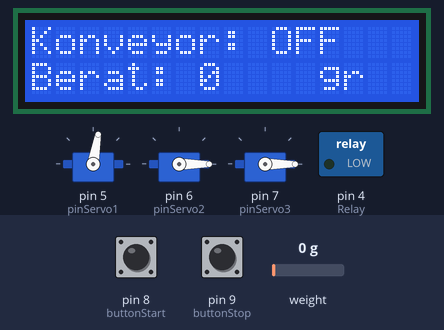
Recording of a sketch running on a simulated Arduino Uno, built with avr-gcc and run on an emulated ATmega328P. Shown: 16×2 character LCD, 3 × servo, switched loads named in the sketch (green lamp = pin HIGH). The test bench sets the inputs (shaded band); at power-on: pin 8 (buttonStart) LOW, weight on the scale 0 g, pin 9 (buttonStop) LOW. EEPROM starts erased.

Above: at 9.1 s.
9.2 s: pin 8 (buttonStart) pulled HIGH for 0.15 s
At 9.9 s:
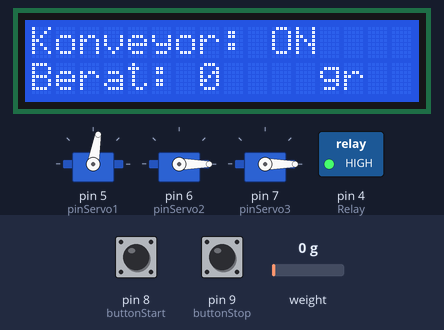
10.8 s: weight on the scale set to 4 g
At 13.6 s:
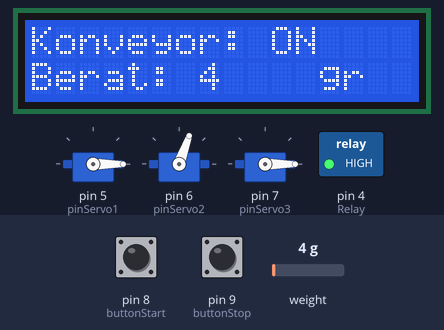
13.8 s: pin 9 (buttonStop) pulled HIGH for 0.15 s
At 15.7 s:
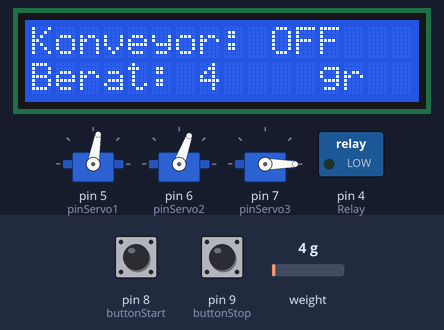
16.9 s: pin 8 (buttonStart) pulled HIGH for 1 s
At 18.22 s:
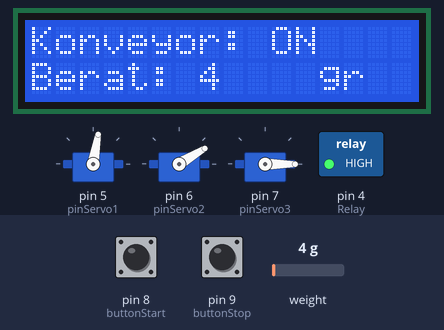
20.9 s: pin 9 (buttonStop) pulled HIGH for 1 s
At 21.78 s:
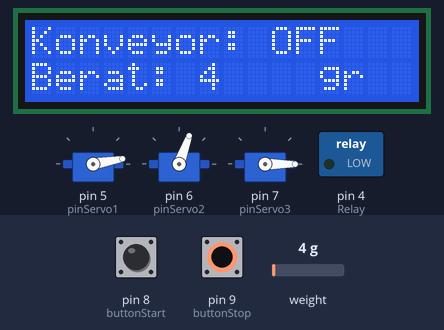
24.9 s: pin 8 (buttonStart) pulled HIGH for 3.2 s
At 26.27 s:
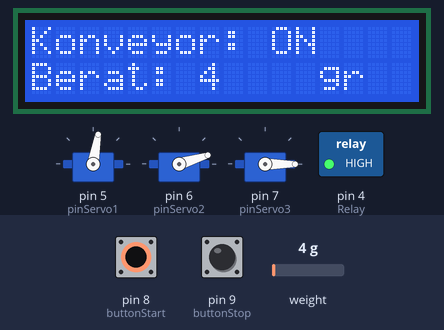
Timing chart, 0 to 30.8 s (numbered marks = the images above; inputs shaded):
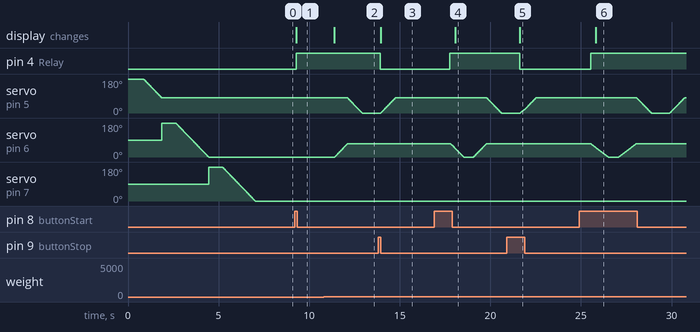

The sketch:

program.ino
```cpp
#include <Servo.h>
#include <EEPROM.h>
#include <HX711_ADC.h>              /* https://downloads.arduino.cc/libraries/github.com/olkal/HX711_ADC-1.2.12.zip */
#include <LiquidCrystal_I2C.h>      /* https://downloads.arduino.cc/libraries/github.com/johnrickman/LiquidCrystal_I2C-1.1.2.zip */

#define HX711_DOUT 3
#define HX711_SCK 2
#define pinServo1 5
#define pinServo2 6
#define pinServo3 7
#define buttonStart 8
#define buttonStop 9
#define Relay 4

#define diTekan 1
#define ON true
#define OFF false

/* Jeda Servo2 dan Servo 3 Setelah Blok Benda */
#define delayServo2 3000
#define delayServo3 5000

/* Variabel Pembanding Berat Buah (gr) */
#define beratBuah_Besar 200
#define beratBuah_Kecil 180
#define buahKecil    (stableValue > 2 && stableValue <= 20)
#define buahSedangg  (stableValue > 20)
#define buahSedang   (stableValue > 20 && stableValue <= 50)
#define buahBesar    (stableValue > 50)

/* Perhalus Gerakan Servo dengan Mengecilkan Nilai */
#define stepServo23 10
#define stepServo1 10

HX711_ADC LoadCell(HX711_DOUT, HX711_SCK);
LiquidCrystal_I2C lcd(0x27, 16, 2);
Servo Servo1,
      Servo2,
      Servo3;

const int addr1 = 1,
          addr2 = 2,
          addr3 = 3;

int dataSudut1 = 0,
    dataSudut2 = 0,
    dataSudut3 = 0;

const byte sudutDorong = 0,
           sudutKembali = 80;

const byte sudutBuka23 = 0,
           sudutTutup23 = 70;

float calibrationValue = -995.34;
float sensorValue;

boolean Konveyor = OFF;

int previousValue = 0;  // Simpan Nilai Sensor Sebelumnya
int stableValue = 0;    // Menyimpan Nilai Stabil
int tolerance = 2;      // Toleransi Selisih
int stableCounter = 0;  // Counter Deteksi Kestabilan
const int thresholdStableCount = 5; // Jumlah pembacaan stabil yang diperlukan

void Dorong() {
  for (dataSudut1; dataSudut1 >= sudutDorong; dataSudut1--) {
    Servo1.write(dataSudut1);
    delay(stepServo1);
    EEPROM.write(addr1, dataSudut1);
    readButton();
    readSensor();
  }
  delay(1000);
  for (dataSudut1; dataSudut1 <= sudutKembali; dataSudut1++) {
    Servo1.write(dataSudut1);
    delay(stepServo1);
    EEPROM.write(addr1, dataSudut1);
    readButton();
    readSensor();
  }
}

void Servo_Tutup2() {
  for (dataSudut2; dataSudut2 <= sudutTutup23; dataSudut2++) {
    Servo2.write(dataSudut2);
    delay(stepServo23);
    EEPROM.write(addr2, dataSudut2);
    readButton();
    readSensor();
  }
}

void Servo_Buka2() {
  for (dataSudut2; dataSudut2 >= sudutBuka23; dataSudut2--) {
    Servo2.write(dataSudut2);
    delay(stepServo23);
    EEPROM.write(addr2, dataSudut2);
    readButton();
    readSensor();
  }
}

void Servo_Tutup3() {
  for (dataSudut3; dataSudut3 <= sudutTutup23; dataSudut3++) {
    Servo3.write(dataSudut3);
    delay(stepServo23);
    EEPROM.write(addr3, dataSudut3);
    readButton();
    readSensor();
  }
}

void Servo_Buka3() {
  for (dataSudut3; dataSudut3 >= sudutBuka23; dataSudut3--) {
    Servo3.write(dataSudut3);
    delay(stepServo23);
    EEPROM.write(addr3, dataSudut3);
    readButton();
    readSensor();
  }
}

void cekKondisi_Awal() {
  dataSudut1 = EEPROM.read(addr1);
  dataSudut2 = EEPROM.read(addr2);
  dataSudut3 = EEPROM.read(addr3);

  //  Serial.println(dataSudut1);
  //  Serial.println(dataSudut2);
  //  Serial.println(dataSudut3);

  if (dataSudut1 >= sudutKembali) {
    for (dataSudut1; dataSudut1 >= sudutKembali; dataSudut1--) {
      Servo1.write(dataSudut1);
      EEPROM.write(addr1, dataSudut1);
      delay(stepServo1);
    }
  }
  if (dataSudut2 >= sudutBuka23) {
    for (dataSudut2; dataSudut2 >= sudutBuka23; dataSudut2--) {
      Servo2.write(dataSudut2);
      EEPROM.write(addr2, dataSudut2);
      delay(stepServo23);
    }
  }
  if (dataSudut3 >= sudutBuka23) {
    for (dataSudut3; dataSudut3 >= sudutBuka23; dataSudut3--) {
      Servo3.write(dataSudut3);
      EEPROM.write(addr3, dataSudut3);
      delay(stepServo23);
    }
  }
}

void Display() {
  lcd.setCursor(0, 0);
  lcd.print("Konveyor: ");

  lcd.setCursor(0, 1);
  lcd.print("Berat: ");


  if (stableValue < 10) {
    lcd.setCursor(7, 1);
    lcd.print(String(stableValue) + "    gr");
  }
  else if (stableValue >= 10 && stableValue < 100) {
    lcd.setCursor(7, 1);
    lcd.print(String(stableValue) + "   gr ");
  }
  else if (stableValue >= 100 && stableValue < 1000) {
    lcd.setCursor(7, 1);
    lcd.print(String(stableValue) + "  gr  ");
  }
  else if (stableValue >= 1000) {
    lcd.setCursor(7, 1);
    lcd.print(String(stableValue) + " gr   ");
  }
}

void readButton() {
  if (digitalRead(buttonStart) == diTekan) {
    digitalWrite(Relay, HIGH);
    Konveyor = ON;
    lcd.setCursor(10, 0);
    lcd.print("ON ");
  }
  else if (digitalRead(buttonStop) == diTekan) {
    digitalWrite(Relay, LOW);
    Konveyor = OFF ;
    lcd.setCursor(10, 0);
    lcd.print("OFF");
  }
}

void readSensor() {
  LoadCell.update();
  sensorValue = LoadCell.getData();
  //  Serial.print("LoadCell Data: ");
  //  Serial.println(sensorValue);

  if (sensorValue <= 0) {
    sensorValue = 0;
  }
}

void setup() {
  Serial.begin(9600);
  EEPROM.begin();
  lcd.init();
  lcd.backlight();
  LoadCell.begin();

  Servo1.attach(pinServo1);
  Servo2.attach(pinServo2);
  Servo3.attach(pinServo3);

  pinMode(buttonStart, INPUT);
  pinMode(buttonStop, INPUT);
  pinMode(Relay, OUTPUT);

  digitalWrite(Relay, LOW);
  Display();
  lcd.setCursor(10, 0);
  lcd.print("OFF ");

  cekKondisi_Awal();

  //  Servo1.write(80);
  //  Servo2.write(0);
  //  Servo3.write(0);

  unsigned long stabilizingtime = 500;
  boolean _tare = true;
  LoadCell.start(stabilizingtime, _tare);

  if (LoadCell.getTareTimeoutFlag()) {
    // Serial.println("Timeout, check MCU>HX711 wiring and pin designations");
    while (1);
  }
  else {
    LoadCell.setCalFactor(calibrationValue); // set calibration value (float)
    // Serial.println("Startup is complete");
  }

}

void loop() {
  readButton();
  readSensor();

  /* Periksa Nilai Sensor (Stabil || !Stabil) */
  if (abs(sensorValue - previousValue) <= tolerance) {
    stableCounter++;
  } else {
    stableCounter = 0;
  }

  /* Jika Nilai Sensor Stabil */
  if (stableCounter >= thresholdStableCount) {
    stableValue = sensorValue;
    Display();

    // Serial.println("Nilai Stabil Terdeteksi: " + String(stableValue));

    /* ------------------------------- VERSI 1 ----------------------------------- */
    /*
      if (stableValue >= beratBuah_Besar && Konveyor == ON) {
      Servo_Tutup2();
      Dorong();
      delay(delayServo2);
      Servo_Buka2();
      stableCounter = 0;
      }
      else if (stableValue > 2 && stableValue < beratBuah_Besar  && Konveyor == ON) {
      Servo_Tutup3();
      Dorong();
      delay(delayServo3);
      Servo_Buka3();
      stableCounter = 0;
      }
      else {
      stableCounter = 0;
      }
    */

    /* ------------------------------- VERSI 2 ----------------------------------- */
    /*
      if (buahKecil && Konveyor == ON) {
      Servo_Tutup2();
      Dorong();
      delay(delayServo2);
      Servo_Buka2();
      stableCounter = 0;
      }
      else if (buahSedangg && Konveyor == ON) {
      Servo_Tutup3();
      Dorong();
      delay(delayServo3);
      Servo_Buka3();
      stableCounter = 0;
      }
      else {
      stableCounter = 0;
      }
    */


    /* ------------------------------- VERSI 3 ----------------------------------- */
    if (buahKecil && Konveyor == ON) {
      Servo_Tutup2();
      Dorong();
      delay(delayServo2);
      Servo_Buka2();
      stableCounter = 0;
    }
    else if (buahSedang && Konveyor == ON) {
      Servo_Tutup3();
      Dorong();
      delay(delayServo3);
      Servo_Buka3();
      stableCounter = 0;
    }
    else if (buahBesar && Konveyor == ON) {
      delay(500);
      Dorong();
      stableCounter = 0;
    }
    else {
      stableCounter = 0;
    }

  }
  previousValue = sensorValue;
  delay(100);
}
```

Measured:
- the behaviour switches between 2 and 3 g on weight on the scale (found by bisection; images 1 and 2)
- after the input at 9.2 s, pin 4 (Relay): LOW → HIGH after 0.08 s; the display: changes after 0.08 s (image 1)
- after the input at 10.8 s, servo on pin 5 (pinServo1): moves from 80° to 0° over 0.81 s, starting after 1.3 s; servo on pin 6 (pinServo2): moves from 0° to 70° over 0.71 s, starting after 0.61 s; the display: changes after 0.59 s (image 2)
- after the input at 13.8 s, pin 4 (Relay): HIGH → LOW after 0.14 s; servo on pin 5 (pinServo1): goes on until 14.8 s, then stays 80°; the display: changes after 0.14 s (image 3)
- after the input at 16.9 s, pin 4 (Relay): LOW → HIGH after 0.87 s; the display: changes after 1.2 s (image 4)
- after the input at 20.9 s, pin 4 (Relay): HIGH → LOW after 0.72 s; the display: changes after 0.73 s (image 5)
- after the input at 24.9 s, pin 4 (Relay): LOW → HIGH after 0.63 s; the display: changes after 0.92 s (image 6)
